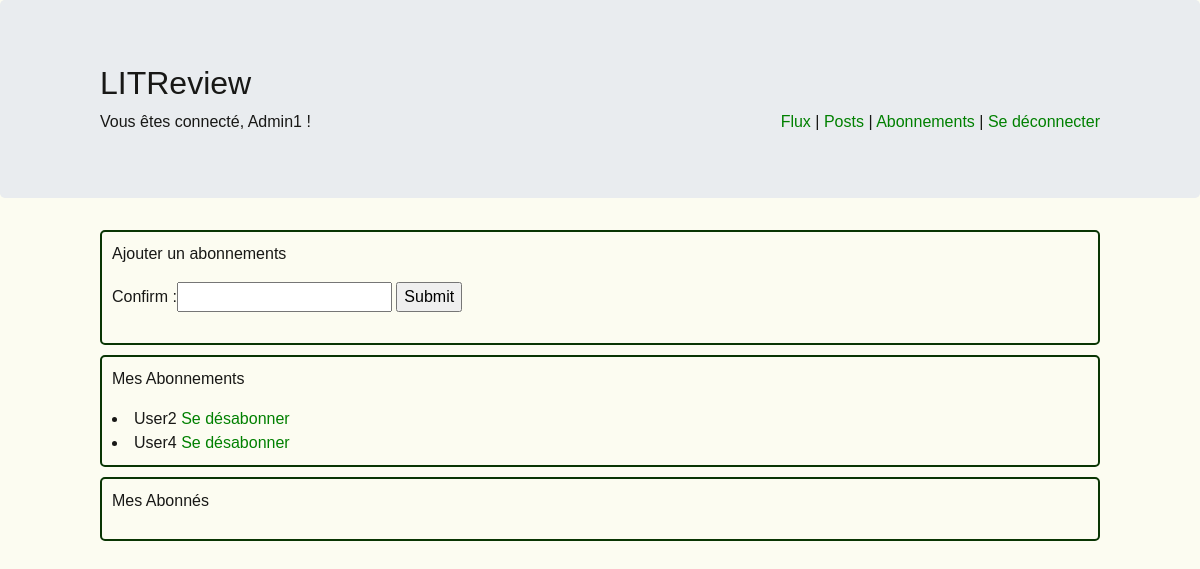
The page /subscription (signed in) on the database as committed earlier.
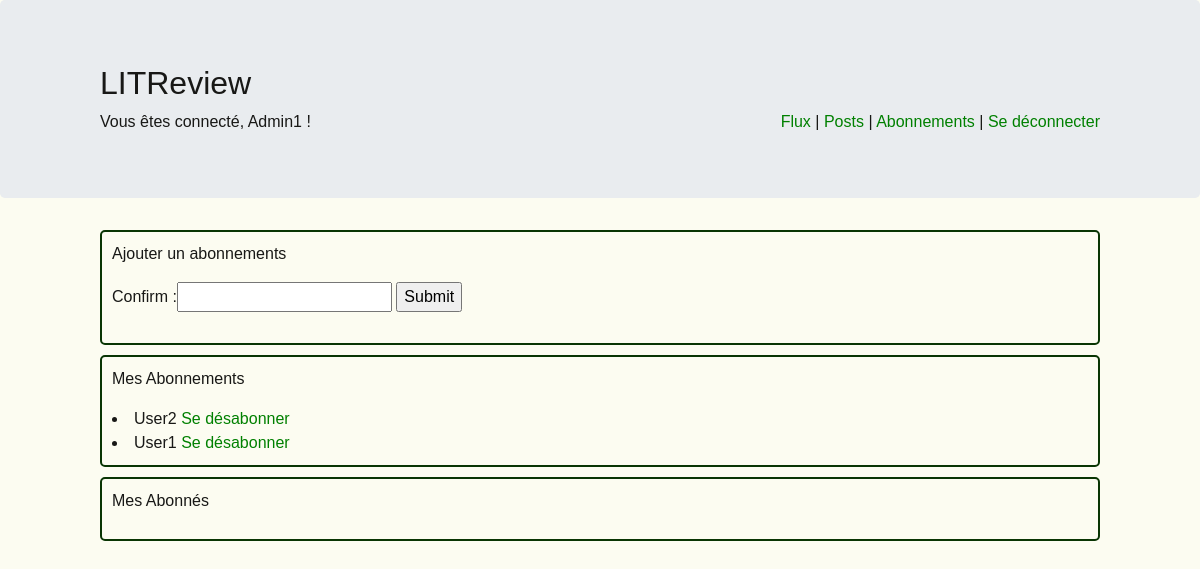
The same page on the database as committed later.
### utilisateur/models.py (models this page shows, shortened)
class UserFollows(models.Model):
    objects = models.Manager()
    user = models.ForeignKey(
        to=settings.AUTH_USER_MODEL, on_delete=models.CASCADE, related_name='following')
    followed_user = models.ForeignKey(
        to=settings.AUTH_USER_MODEL, on_delete=models.CASCADE, related_name='following_by')
    confirm = models.CharField(max_length=128, blank=True)
    class Meta:
        unique_together = ('user', 'followed_user', )

class User(AbstractUser):
    pass

### utilisateur/views.py (the view, shortened to what this page needs)
# urls.py: path('subscription', views.subscription, name="subscription"),
@login_required
def subscription(request):
    usersfollows = UserFollows.objects.filter(user=request.user)
    followeds = UserFollows.objects.filter(followed_user=request.user)
    if request.method == "GET":
        form = UserFollowsForm()
        return render(request, 'subscription.html', locals())

### utilisateur/forms.py
class UserFollowsForm(ModelForm):
    class Meta:
        model = UserFollows
        fields = ['confirm']

### utilisateur/templates/subscription.html (shortened to what this page needs)
{% extends 'main.html' %}
{% load static %}
{% block addcss %}
<link rel="stylesheet" href="{% static 'css/style.css' %}">
{% endblock %}
{% block content %}
<div id="block1">
    <p>Ajouter un abonnements</p>
    <form method="POST" action="{% url 'subscription'%}">
    {{ form }}
        <input type="submit">
    </form>
</div>
<div id="block1">
    <p>Mes Abonnements</p>
    {% for usersfollow in usersfollows %}
        <li>{{ usersfollow.followed_user }}
        <a href="{% url 'delete_subs' id_subs=usersfollow.id%}">Se désabonner</a></li>
    {% endfor %}
</div>
<div id="block1">
    <p>Mes Abonnés</p>
</div>
{% endblock %}

Rows that differ between the two databases and show on the page:
removed UserFollows: followed_user "User4"
added UserFollows: followed_user "User1"
